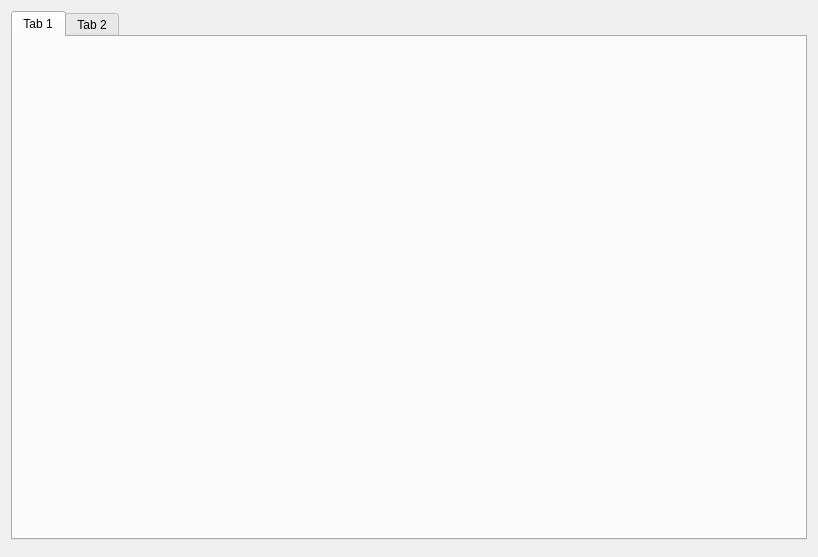
<?xml version="1.0" encoding="UTF-8"?>
<ui version="4.0">
 <class>WgtIntelligentMonitor</class>
 <widget class="QWidget" name="WgtIntelligentMonitor">
  <property name="geometry">
   <rect>
    <x>0</x>
    <y>0</y>
    <width>818</width>
    <height>557</height>
   </rect>
  </property>
  <property name="windowTitle">
   <string>Form</string>
  </property>
  <layout class="QVBoxLayout" name="verticalLayout">
   <item>
    <widget class="QTabWidget" name="tabWidget">
     <widget class="QWidget" name="tab">
      <attribute name="title">
       <string>Tab 1</string>
      </attribute>
     </widget>
     <widget class="QWidget" name="tab_2">
      <attribute name="title">
       <string>Tab 2</string>
      </attribute>
     </widget>
    </widget>
   </item>
   <item>
    <widget class="HYPageNavigator" name="widget" native="true"/>
   </item>
  </layout>
 </widget>
 <customwidgets>
  <customwidget>
   <class>HYPageNavigator</class>
   <extends>QWidget</extends>
   <header location="global">../../Src/UI/hypagenavigator.h</header>
   <container>1</container>
  </customwidget>
 </customwidgets>
 <resources/>
 <connections/>
</ui>
